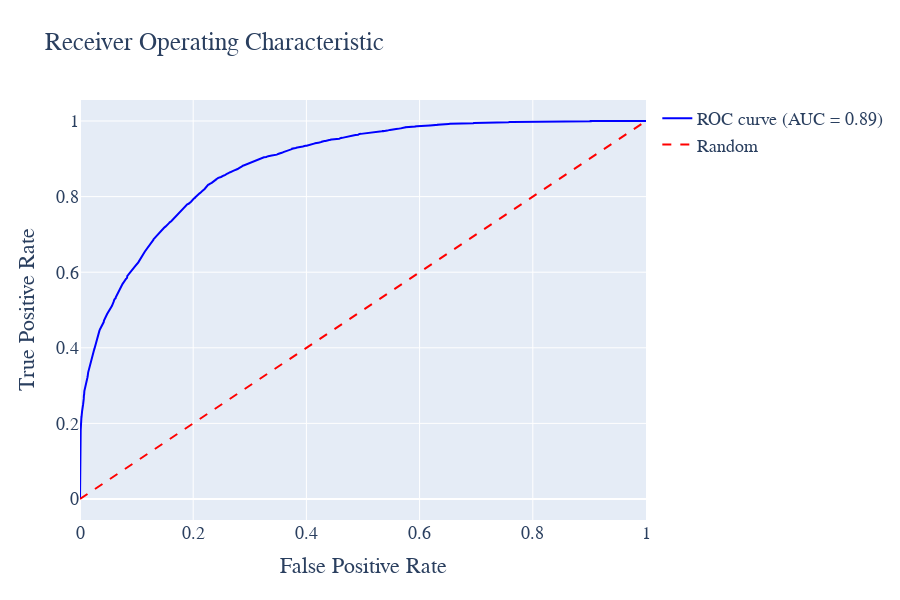

Write notebook code for a chart like this one.
### Code cell
# %%
import plotly.graph_objects as go
from sklearn.metrics import roc_curve, auc

# 计算ROC曲线
roc_auc = auc(fpr, tpr)

# 计算ROC曲线
roc_auc = auc(fpr, tpr)

# 创建布局
layout = go.Layout(
    title='Receiver Operating Characteristic',
    xaxis=dict(title='False Positive Rate'),
    yaxis=dict(title='True Positive Rate'),
    hovermode='closest',
    width=900, height=600,
    font=dict(family='Times New Roman', size=18)
)

# 创建ROC曲线图形
roc_trace = go.Scatter(
    x=fpr,
    y=tpr,
    mode='lines',
    line=dict(color='blue', width=2),
    name='ROC curve (AUC = %0.2f)' % roc_auc
)

# 创建对角线图形
diagonal_trace = go.Scatter(
    x=[0, 1],
    y=[0, 1],
    mode='lines',
    line=dict(color='red', width=2, dash='dash'),
    name='Random'
)

# 创建图表数据
data = [roc_trace, diagonal_trace]

# 创建图表
fig = go.Figure(data=data, layout=layout)

fig.write_html('Image/4_6_6_4.html')
# 显示图表
fig.show()

### Figure 1 — Plotly figure (JSON) as saved in the notebook; plotly's stock layout.template omitted (floating-point values rounded to 4 significant figures; data arrays with more than 128 entries replaced by an {"elided": "..."} marker saying what was removed)
{"data": [{"line": {"color": "blue", "width": 2}, "mode": "lines", "name": "ROC curve (AUC = 0.89)", "type": "scatter", "x": {"elided": "1996 float values"}, "y": {"elided": "1996 float values"}}, {"line": {"color": "red", "dash": "dash", "width": 2}, "mode": "lines", "name": "Random", "type": "scatter", "x": [0, 1], "y": [0, 1]}], "layout": {"font": {"family": "Times New Roman", "size": 18}, "height": 600, "hovermode": "closest", "title": {"text": "Receiver Operating Characteristic"}, "width": 900, "xaxis": {"title": {"text": "False Positive Rate"}}, "yaxis": {"title": {"text": "True Positive Rate"}}}}
